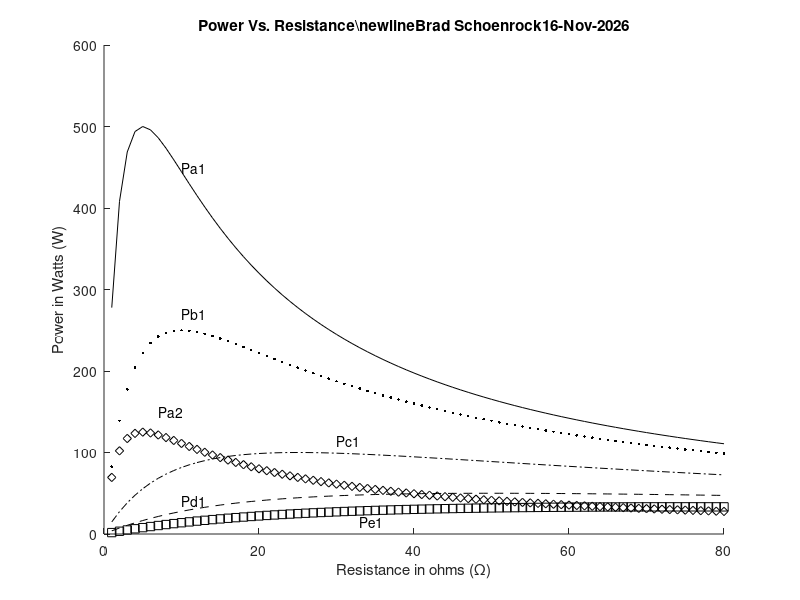

Write the MATLAB code that produced this figure. (Note: this script raises an error after producing the figure.)
%exapmle program to learn matlab
%Brad Schoenrock
%1-14-2009

clear all;

V1=100;
V2=50;
R1=5;
R2=10;
R3=25;
R4=50;
R5=75;
R=(1:1:80)';


P0=((V2./(R+R1)).^2).*R;
P1=((V1./(R+R1)).^2).*R;
P2=((V1./(R+R2)).^2).*R;
P3=((V1./(R+R3)).^2).*R;
P4=((V1./(R+R4)).^2).*R;
P5=((V1./(R+R5)).^2).*R;

figure;
hold on;

ttla=('Power Vs. Resistance');
tt2='Brad Schoenrock';
tta=[ttla,'\newline',tt2,date];
title(tta)
xlabel('Resistance in ohms (\Omega)');
ylabel('Power in Watts (W)');
axis([0 80  0 600]);

plot(R,P0,'color','w')
plot(R,P0,'diamond','color','k');
text(7,150,'Pa2','color','k');
plot(R,P1,'color','k');
text(10,450,'Pa1','color','k');
plot(R,P2,'.','color','k');
text(10,270,'Pb1','color','k');
plot(R,P3,'-.','color','k');
text(30,115,'Pc1','color','k');
plot(R,P4,'--','color','k');
text(10,40,'Pd1','color','k');
plot(R,P5,'square','color','k');
text(33,15,'Pe1','color','k');
legend('load resistors','5 \Omega','5 \Omega','10 \Omega','25 \Omega','50 \Omega','75 \Omega',1);
hold off
